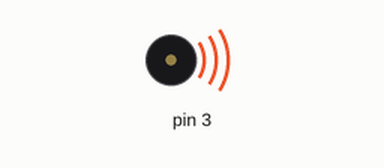
This sketch was run on a simulated Arduino Uno, built with avr-gcc and run on an emulated ATmega328P. Shown: buzzer (waves = sounding).

Above: at 0.1 s.
Timing chart, 0 to 6.3 s (numbered marks = the images above):
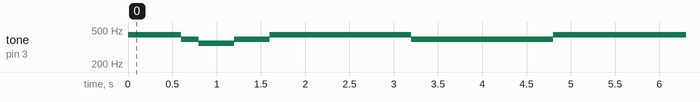

The sketch:

C24-7.ino
```cpp
#include<arduino.h>

#define f_4 349
#define g_4 392
#define a_4 440

#define l_4 800
#define l_8 400
#define l_8p 600
#define l_16 200


void setup() {
  int melody[]={a_4,g_4,f_4,g_4,a_4,a_4,a_4,g_4,g_4,g_4,a_4,a_4,a_4};
  int length[]={l_8p,l_16,l_8,l_8,l_8,l_8,l_4,l_8,l_8,l_4,l_8,l_8,l_4};

  pinMode(3,OUTPUT);

  for(int i=0; i<13; i++)
  {
    tone(3, melody[i]); delay(length[i]);

  }
}

void loop() {


}
```
